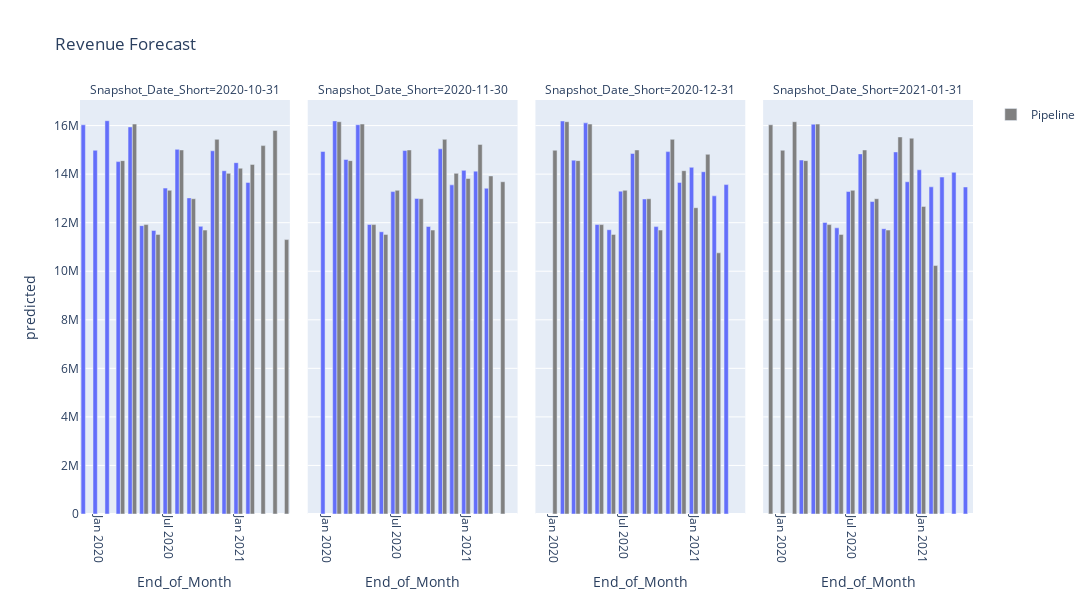

Source (notebook cell):
### Code cell
#!/usr/bin/python
# -*- coding: utf-8 -*-
import plotly.express as px
import plotly.graph_objs as go
fig_width = 1600
fig_height = 600
df = final_merge_df.query('Relative_Snapshot_Month_Offset >= -3')
df1 = df.query('Relative_Snapshot_Month_Offset == 0')
df2 = df.query('Relative_Snapshot_Month_Offset == -1')
df3 = df.query('Relative_Snapshot_Month_Offset == -2')
df4 = df.query('Relative_Snapshot_Month_Offset == -3')
'''
df_sum = final_merge_df.pivot_table(index=['Snapshot_Date_Short',
                                   'Relative_Snapshot_Month_Offset',
                                   'End_of_Month', 'Relative_Offset'],
                                   values=['predicted', 'Revenue',
                                   'Pipeline'], aggfunc=np.sum,
                                   margins=False)  # columns='Relative_Offet',
df_sum = df_sum.reset_index(level=df_sum.index.names)
'''

x = 'End_of_Month'
y = 'predicted'
y1 = 'Pipeline'
y2 = 'Revenue'
fig = px.bar(  # color=y1,
               # facet_row='Snapshot_Date_Short',
    df,
    x=x,
    y=y,
    text=y,
    barmode='group',
    facet_col='Snapshot_Date_Short',
    width=fig_width,
    height=fig_height,
    title='Revenue Forecast',
    )
trace1 = go.Bar(x=df1[x], y=df1[y1], text=df1[y1], name=y1,
                marker_color='grey')
trace2 = go.Bar(x=df2[x], y=df2[y1], text=df2[y1], name=y1,
                marker_color='grey')
trace3 = go.Bar(x=df3[x], y=df3[y1], text=df3[y1], name=y1,
                marker_color='grey')
trace4 = go.Bar(x=df4[x], y=df4[y1], text=df4[y1], name=y1,
                marker_color='grey')
#trace.update(showlegend=False)
trace1.update(showlegend=False)
trace2.update(showlegend=False)
trace3.update(showlegend=False)
trace4.update(showlegend=False)
fig.add_trace(trace1, row=1, col=1, exclude_empty_subplots=True)
fig.add_trace(trace2, row=1, col=2, exclude_empty_subplots=True)
fig.add_trace(trace3, row=1, col=3, exclude_empty_subplots=True)
fig.add_trace(trace4, row=1, col=4, exclude_empty_subplots=True)
fig.update_traces(selector=-1, showlegend=True)
fig.update_traces(texttemplate='%{text:.3s}', textposition='auto',
                  textfont_color='black')
fig.update_layout(uniformtext_minsize=8, uniformtext_mode='hide')

'''
fig.add_trace(go.Scatter(
    x=df_sum[x],
    y=df_sum[y2],
    text=df_sum[y2],
    mode='lines',
    line=go.scatter.Line(color='green'),
    name='Pipeline',
    ))
'''

fig.update_xaxes(tickangle=90, title_text=x)

        # title_font = {"size": 20},
        # title_standoff = 25

fig.show()

### Figure 1 — Plotly figure (JSON) as saved in the notebook; plotly's stock layout.template omitted (floating-point values rounded to 4 significant figures)
{"data": [{"alignmentgroup": "True", "hovertemplate": "Snapshot_Date_Short=2020-10-31<br>End_of_Month=%{x}<br>predicted=%{text}<extra></extra>", "legendgroup": "", "marker": {"color": "#636efa"}, "name": "", "offsetgroup": "", "orientation": "v", "showlegend": false, "text": [16031220, 14982057, 16200773, 14516188, 15944451, 11878016, 11682018, 13424601, 15020630, 13021126, 11849109, 14961452, 14140213, 14472413, 13659880], "textfont": {"color": "black"}, "textposition": "auto", "texttemplate": "%{text:.3s}", "type": "bar", "x": ["2019-11-30", "2019-12-31", "2020-01-31", "2020-02-29", "2020-03-31", "2020-04-30", "2020-05-31", "2020-06-30", "2020-07-31", "2020-08-31", "2020-09-30", "2020-10-31", "2020-11-30", "2020-12-31", "2021-01-31"], "xaxis": "x", "y": [16031220, 14982057, 16200773, 14516188, 15944451, 11878016, 11682018, 13424601, 15020630, 13021126, 11849109, 14961452, 14140213, 14472413, 13659880], "yaxis": "y"}, {"alignmentgroup": "True", "hovertemplate": "Snapshot_Date_Short=2020-11-30<br>End_of_Month=%{x}<br>predicted=%{text}<extra></extra>", "legendgroup": "", "marker": {"color": "#636efa"}, "name": "", "offsetgroup": "", "orientation": "v", "showlegend": false, "text": [14933075, 16193042, 14603286, 16034164, 11926306, 11626718, 13281121, 14971415, 12998072, 11843840, 15042175, 13557439, 14155356, 14123085, 13418239], "textfont": {"color": "black"}, "textposition": "auto", "texttemplate": "%{text:.3s}", "type": "bar", "x": ["2019-12-31", "2020-01-31", "2020-02-29", "2020-03-31", "2020-04-30", "2020-05-31", "2020-06-30", "2020-07-31", "2020-08-31", "2020-09-30", "2020-10-31", "2020-11-30", "2020-12-31", "2021-01-31", "2021-02-28"], "xaxis": "x2", "y": [14933075, 16193042, 14603286, 16034164, 11926306, 11626718, 13281121, 14971415, 12998072, 11843840, 15042175, 13557439, 14155356, 14123085, 13418239], "yaxis": "y2"}, {"alignmentgroup": "True", "hovertemplate": "Snapshot_Date_Short=2020-12-31<br>End_of_Month=%{x}<br>predicted=%{text}<extra></extra>", "legendgroup": "", "marker": {"color": "#636efa"}, "name": "", "offsetgroup": "", "orientation": "v", "showlegend": false, "text": [16188776, 14575966, 16112233, 11922867, 11710464, 13298642, 14851198, 12976840, 11837559, 14927589, 13659963, 14280746, 14098690, 13105550, 13569571], "textfont": {"color": "black"}, "textposition": "auto", "texttemplate": "%{text:.3s}", "type": "bar", "x": ["2020-01-31", "2020-02-29", "2020-03-31", "2020-04-30", "2020-05-31", "2020-06-30", "2020-07-31", "2020-08-31", "2020-09-30", "2020-10-31", "2020-11-30", "2020-12-31", "2021-01-31", "2021-02-28", "2021-03-31"], "xaxis": "x3", "y": [16188776, 14575966, 16112233, 11922867, 11710464, 13298642, 14851198, 12976840, 11837559, 14927589, 13659963, 14280746, 14098690, 13105550, 13569571], "yaxis": "y3"}, {"alignmentgroup": "True", "hovertemplate": "Snapshot_Date_Short=2021-01-31<br>End_of_Month=%{x}<br>predicted=%{text}<extra></extra>", "legendgroup": "", "marker": {"color": "#636efa"}, "name": "", "offsetgroup": "", "orientation": "v", "showlegend": false, "text": [14581622, 16057619, 12008936, 11788251, 13283140, 14833453, 12871370, 11752638, 14914985, 13686193, 14179135, 13477000, 13880067, 14073999, 13470097], "textfont": {"color": "black"}, "textposition": "auto", "texttemplate": "%{text:.3s}", "type": "bar", "x": ["2020-02-29", "2020-03-31", "2020-04-30", "2020-05-31", "2020-06-30", "2020-07-31", "2020-08-31", "2020-09-30", "2020-10-31", "2020-11-30", "2020-12-31", "2021-01-31", "2021-02-28", "2021-03-31", "2021-04-30"], "xaxis": "x4", "y": [14581622, 16057619, 12008936, 11788251, 13283140, 14833453, 12871370, 11752638, 14914985, 13686193, 14179135, 13477000, 13880067, 14073999, 13470097], "yaxis": "y4"}, {"marker": {"color": "grey"}, "name": "Pipeline", "showlegend": false, "text": [14555802, 16064045, 11921328, 11518142, 13333557, 14995473, 12986821, 11695096, 15433515, 14031333, 14243578, 14400426, 15174782, 15799150, 11303911], "textfont": {"color": "black"}, "textposition": "auto", "texttemplate": "%{text:.3s}", "type": "bar", "x": ["2020-02-29", "2020-03-31", "2020-04-30", "2020-05-31", "2020-06-30", "2020-07-31", "2020-08-31", "2020-09-30", "2020-10-31", "2020-11-30", "2020-12-31", "2021-01-31", "2021-02-28", "2021-03-31", "2021-04-30"], "xaxis": "x", "y": [14555802, 16064045, 11921328, 11518142, 13333557, 14995473, 12986821, 11695096, 15433515, 14031333, 14243578, 14400426, 15174782, 15799150, 11303911], "yaxis": "y"}, {"marker": {"color": "grey"}, "name": "Pipeline", "showlegend": false, "text": [16159870, 14555802, 16064045, 11921328, 11518142, 13333557, 14995473, 12986821, 11695096, 15433515, 14031333, 13821226, 15223510, 13926560, 13687184], "textfont": {"color": "black"}, "textposition": "auto", "texttemplate": "%{text:.3s}", "type": "bar", "x": ["2020-01-31", "2020-02-29", "2020-03-31", "2020-04-30", "2020-05-31", "2020-06-30", "2020-07-31", "2020-08-31", "2020-09-30", "2020-10-31", "2020-11-30", "2020-12-31", "2021-01-31", "2021-02-28", "2021-03-31"], "xaxis": "x2", "y": [16159870, 14555802, 16064045, 11921328, 11518142, 13333557, 14995473, 12986821, 11695096, 15433515, 14031333, 13821226, 15223510, 13926560, 13687184], "yaxis": "y2"}, {"marker": {"color": "grey"}, "name": "Pipeline", "showlegend": false, "text": [14983141, 16159870, 14555802, 16064045, 11921328, 11518142, 13333557, 14995473, 12986821, 11695096, 15433515, 14141869, 12617353, 14816372, 10758156], "textfont": {"color": "black"}, "textposition": "auto", "texttemplate": "%{text:.3s}", "type": "bar", "x": ["2019-12-31", "2020-01-31", "2020-02-29", "2020-03-31", "2020-04-30", "2020-05-31", "2020-06-30", "2020-07-31", "2020-08-31", "2020-09-30", "2020-10-31", "2020-11-30", "2020-12-31", "2021-01-31", "2021-02-28"], "xaxis": "x3", "y": [14983141, 16159870, 14555802, 16064045, 11921328, 11518142, 13333557, 14995473, 12986821, 11695096, 15433515, 14141869, 12617353, 14816372, 10758156], "yaxis": "y3"}, {"marker": {"color": "grey"}, "name": "Pipeline", "showlegend": true, "text": [16033308, 14983141, 16159870, 14555802, 16064045, 11921328, 11518142, 13333557, 14995473, 12986821, 11695096, 15532059, 15480706, 12671196, 10234216], "textfont": {"color": "black"}, "textposition": "auto", "texttemplate": "%{text:.3s}", "type": "bar", "x": ["2019-11-30", "2019-12-31", "2020-01-31", "2020-02-29", "2020-03-31", "2020-04-30", "2020-05-31", "2020-06-30", "2020-07-31", "2020-08-31", "2020-09-30", "2020-10-31", "2020-11-30", "2020-12-31", "2021-01-31"], "xaxis": "x4", "y": [16033308, 14983141, 16159870, 14555802, 16064045, 11921328, 11518142, 13333557, 14995473, 12986821, 11695096, 15532059, 15480706, 12671196, 10234216], "yaxis": "y4"}], "layout": {"annotations": [{"font": {}, "showarrow": false, "text": "Snapshot_Date_Short=2020-10-31", "x": 0.1175, "xanchor": "center", "xref": "paper", "y": 1, "yanchor": "bottom", "yref": "paper"}, {"font": {}, "showarrow": false, "text": "Snapshot_Date_Short=2020-11-30", "x": 0.3725, "xanchor": "center", "xref": "paper", "y": 1, "yanchor": "bottom", "yref": "paper"}, {"font": {}, "showarrow": false, "text": "Snapshot_Date_Short=2020-12-31", "x": 0.6275, "xanchor": "center", "xref": "paper", "y": 1, "yanchor": "bottom", "yref": "paper"}, {"font": {}, "showarrow": false, "text": "Snapshot_Date_Short=2021-01-31", "x": 0.8825, "xanchor": "center", "xref": "paper", "y": 1, "yanchor": "bottom", "yref": "paper"}], "barmode": "group", "height": 600, "legend": {"tracegroupgap": 0}, "title": {"text": "Revenue Forecast"}, "uniformtext": {"minsize": 8, "mode": "hide"}, "width": 1600, "xaxis": {"anchor": "y", "domain": [0, 0.235], "tickangle": 90, "title": {"text": "End_of_Month"}}, "xaxis2": {"anchor": "y2", "domain": [0.255, 0.49], "matches": "x", "tickangle": 90, "title": {"text": "End_of_Month"}}, "xaxis3": {"anchor": "y3", "domain": [0.51, 0.745], "matches": "x", "tickangle": 90, "title": {"text": "End_of_Month"}}, "xaxis4": {"anchor": "y4", "domain": [0.765, 1.0], "matches": "x", "tickangle": 90, "title": {"text": "End_of_Month"}}, "yaxis": {"anchor": "x", "domain": [0, 1], "title": {"text": "predicted"}}, "yaxis2": {"anchor": "x2", "domain": [0, 1], "matches": "y", "showticklabels": false}, "yaxis3": {"anchor": "x3", "domain": [0, 1], "matches": "y", "showticklabels": false}, "yaxis4": {"anchor": "x4", "domain": [0, 1], "matches": "y", "showticklabels": false}}}
